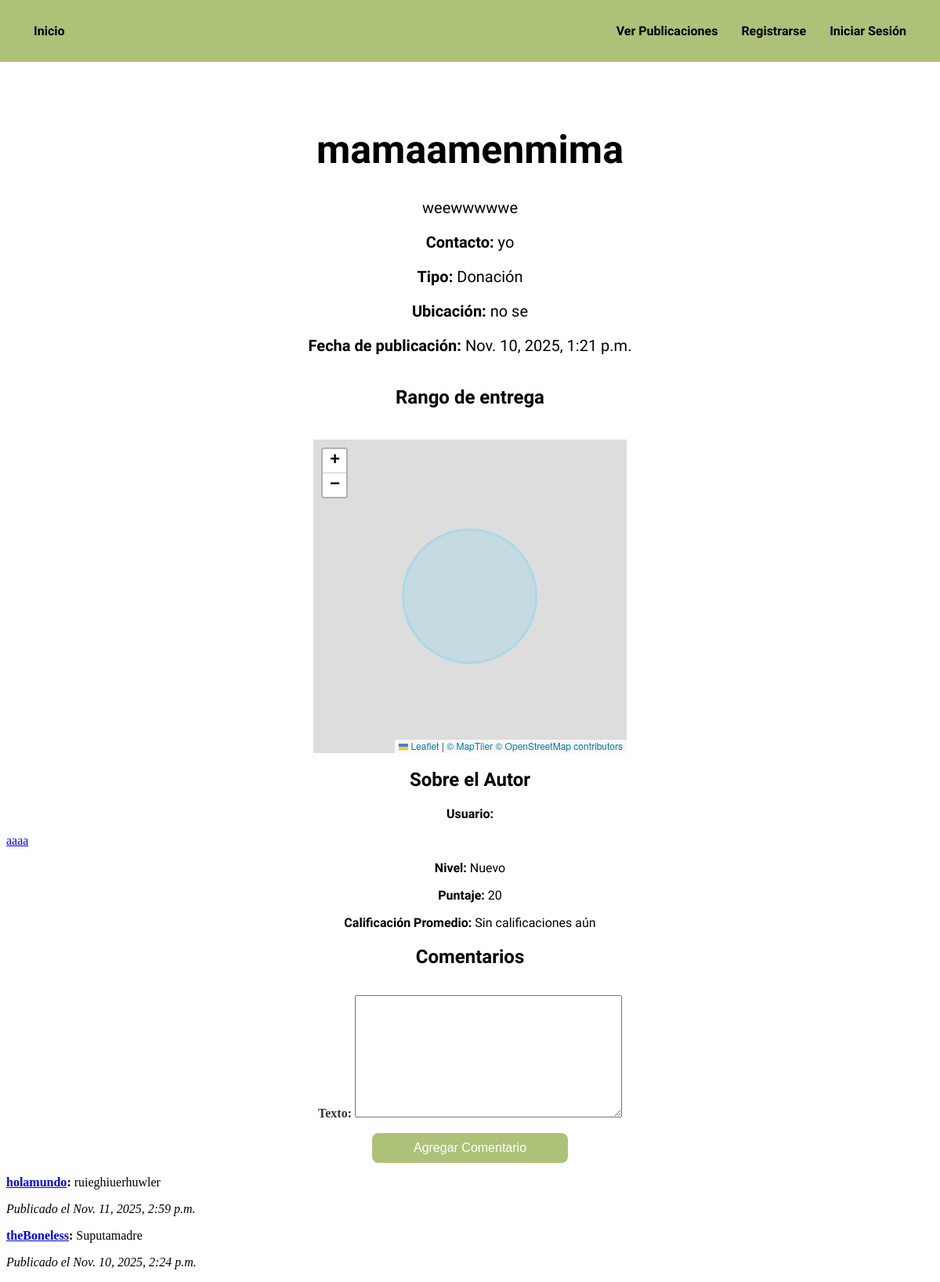
Screenshot of /publicacion/4/ with the database file from the repository.
### BookityApp/models.py (models this page shows, shortened)
class Publicacion(models.Model):
    user = models.ForeignKey('auth.User', on_delete=models.CASCADE)
    titulo = models.CharField(max_length=100)
    descripcion = models.TextField()
    contacto = models.CharField(max_length=100)
    tipo = models.CharField(max_length=20, choices=[('Intercambio', 'Intercambio'), ('Donación', 'Donación')], default='Donación')
    fecha_publicacion = models.DateTimeField(auto_now_add=True)
    ubicacion = models.CharField(max_length=100)
    latitud = models.FloatField()
    longitud = models.FloatField()
    radio_marcador = models.FloatField(default=50)
    estado = models.CharField(max_length=20, choices=[('Disponible', 'Disponible'), ('Cerrado', 'Cerrado')], default='Disponible')
    trato_cerrado_con = models.ForeignKey('auth.User', related_name='trato_cerrado_con', on_delete=models.SET_NULL, null=True, blank=True)
    calificacion = models.IntegerField(null=True, blank=True)
    resena = models.TextField(null=True, blank=True)

class Perfil(models.Model):
    user = models.OneToOneField('auth.User', on_delete=models.CASCADE)
    latitud_defecto = models.FloatField(null=True, blank=True)
    longitud_defecto = models.FloatField(null=True, blank=True)
    radio_marcador_defecto = models.FloatField(default=50)
    puntaje_usuario = models.IntegerField(default=0)
    nivel_usuario = models.CharField(max_length=20, choices=[('Nuevo', 'Nuevo'), ('Medio', 'Medio'), ('KPro', 'KPro')], default='Nuevo')
    promedio_calificaciones = models.FloatField(default=0.0, null=True, blank=True)
    usuarios_seguidos = models.ManyToManyField('self', blank=True)

class Comentario(models.Model):
    publicacion = models.ForeignKey(Publicacion, related_name='comentarios', on_delete=models.CASCADE)
    user = models.ForeignKey('auth.User', on_delete=models.CASCADE)
    texto = models.TextField()
    fecha_comentario = models.DateTimeField(auto_now_add=True)
    class Meta:
        ordering = ['-fecha_comentario']

### BookityApp/views.py (the view)
# urls.py: path('publicacion/<int:publicacion_id>/', detalle, name='detalle'),
def detalle(request, publicacion_id):
    publicacion = get_object_or_404(Publicacion, id=publicacion_id)
    comentario_form = ComentarioForm()
    calificacion_form = CalificacionForm()
    ya_comento = False
    if request.user.is_authenticated:
        ya_comento = Comentario.objects.filter(publicacion=publicacion, user=request.user).exists()
    if request.method == 'POST':
        comentario_form = ComentarioForm(request.POST)
        calificacion_form = CalificacionForm(request.POST)
        if 'calificacion' in request.POST and calificacion_form.is_valid():
            calificacion = calificacion_form.cleaned_data['calificacion']
            publicacion.calificacion = calificacion
            publicacion.save()
            return redirect('detalle', publicacion_id=publicacion.id)
        if comentario_form.is_valid():
            comentario = comentario_form.save(commit=False)
            comentario.user = request.user
            comentario.publicacion = publicacion
            comentario.user.perfil.puntaje_usuario += 5
            comentario.user.perfil.actualizar_nivel()
            comentario.save()
            return redirect('detalle', publicacion_id=publicacion.id)
    else:
        comentario_form = ComentarioForm()
    return render(request, 'BookityApp/detalle.html', {'publicacion': publicacion, 'comentario_form': comentario_form, 'ya_comento': ya_comento, 'calificacion_form': calificacion_form})

### BookityApp/forms.py
class ComentarioForm(forms.ModelForm):
    class Meta:
        model = Comentario
        fields = ['texto']

class CalificacionForm(forms.Form):
    calificacion = forms.IntegerField(min_value=1, max_value=5, label='Calificación (1-5)')

### BookityApp/templates/BookityApp/detalle.html (shortened to what this page needs)
{% extends 'BookityApp/base.html' %}
{% block extra_head %}
<link rel="stylesheet" href="https://unpkg.com/leaflet@1.9.4/dist/leaflet.css" />
{% endblock %}
{% block content %}
<div>
    <div class="publicacion_detalle">
        <h1 style="text-align: center; font-family: 'Sour Gummy', sans-serif;font-size:50px;padding-top: 50px;">{{ publicacion.titulo }}</h1>
        <div style="text-align: center; font-family: 'inder', sans-serif; font-size:20px;">
            <p>{{ publicacion.descripcion }}</p>
            <p><strong>Contacto:</strong> {{ publicacion.contacto }}</p>
            <p><strong>Tipo:</strong> {{ publicacion.tipo }}</p>
            <p><strong>Ubicación:</strong> {{ publicacion.ubicacion }}</p>
            <p><strong>Fecha de publicación:</strong> {{ publicacion.fecha_publicacion }}</p>
        </div>
    </div>
    <div class="mapa_detalle">
        <h2 style="text-align: center; font-family: 'inder', sans-serif;">Rango de entrega</h2>
        <div id="map" style="height: 400px; margin-top: 20px; width:400px; display: grid; align-items: center;"></div>
    </div>
    <div class="sobre_autor_seccion">
        <h2 style="text-align: center; font-family: 'inder', sans-serif;">Sobre el Autor</h2>
        <p style="text-align: center; font-family: 'inder', sans-serif;"><strong>Usuario:</strong> </p> <a  href="{% url 'usuarios_perfil' publicacion.user.username %}">{{ publicacion.user.username }}</a>
        <p style="text-align: center; font-family: 'inder', sans-serif;"><strong>Nivel:</strong> {{ publicacion.user.perfil.nivel_usuario }}</p>
        <p style="text-align: center; font-family: 'inder', sans-serif;"><strong>Puntaje:</strong> {{ publicacion.user.perfil.puntaje_usuario }}</p>
        <p style="text-align: center; font-family: 'inder', sans-serif;"><strong>Calificación Promedio:</strong>
            {% if publicacion.user.perfil.promedio_calificaciones %}
                {{ publicacion.user.perfil.promedio_calificaciones|floatformat:2 }}
            {% else %}
                Sin calificaciones aún
            {% endif %}
        </p>
    </div>
    <div class="comentarios_seccion">
        <h2 style="text-align: center; font-family: 'inder', sans-serif;">Comentarios</h2>
        {% if user != publicacion.user and ya_comento == False %}
        {% if publicacion.estado == 'Cerrado' %}
            <p>Los comentarios están deshabilitados para esta publicación porque ya se cerró un trato.</p>
        {% else %}
        <form method="post">
            {{ comentario_form.as_p }}
            <button type="submit">Agregar Comentario</button>
        </form>
        {% endif %}
        {% endif %}
        {% if publicacion.comentarios.all %}
            {% for comentario in publicacion.comentarios.all %}
                <div class="comentario">
                    <p><a href="{% url 'usuarios_perfil' comentario.user.username %}"><strong>{{ comentario.user.username }}</a>:</strong> {{ comentario.texto }}</p>
                    <p><em>Publicado el {{ comentario.fecha_comentario }}</em></p>
                </div>
            {% endfor %}
        {% else %}
            <p style="text-align: center;">No hay comentarios aún.</p>
        {% endif %}
    </div>
</div>
{% endblock %}

### BookityApp/static/css/styles.css (style rules this page uses)
body { padding-top: 70px; }
form { display: flex; flex-direction: column; align-items: center; justify-content: center; min-height: 25vh; gap: 0px; background-color: white; }
label { font-weight: bold; color: #333; margin-bottom: 5px; align-self: flex-start; }
button, input[type="submit"] { width: 250px; padding: 10px; border: none; background-color:#adc178; color: white; border-radius: 8px; font-size: 16px; cursor: pointer; transition: background-color 0.2s ease-in-out; }
.publicacion_detalle { text-align: center; font-family: 'inder', sans-serif; }
#map { height: 300px; width: 900px; }
.mapa_detalle { display: flex; flex-direction: column; align-items: center; margin-top: 20px; }

### rows the page displays
Publicacion: titulo "mamaamenmima", descripcion "weewwwwwe", contacto "yo", tipo "Donación", ubicacion "no se", fecha_publicacion "Nov. 10, 2025, 1:21 p.m.", user.username "aaaa", user.perfil.nivel_usuario "Nuevo", user.perfil.puntaje_usuario "20"
Comentario: user.username "holamundo", texto "ruieghiuerhuwler", fecha_comentario "Nov. 11, 2025, 2:59 p.m."
Comentario: user.username "theBoneless", texto "Suputamadre", fecha_comentario "Nov. 10, 2025, 2:24 p.m."
